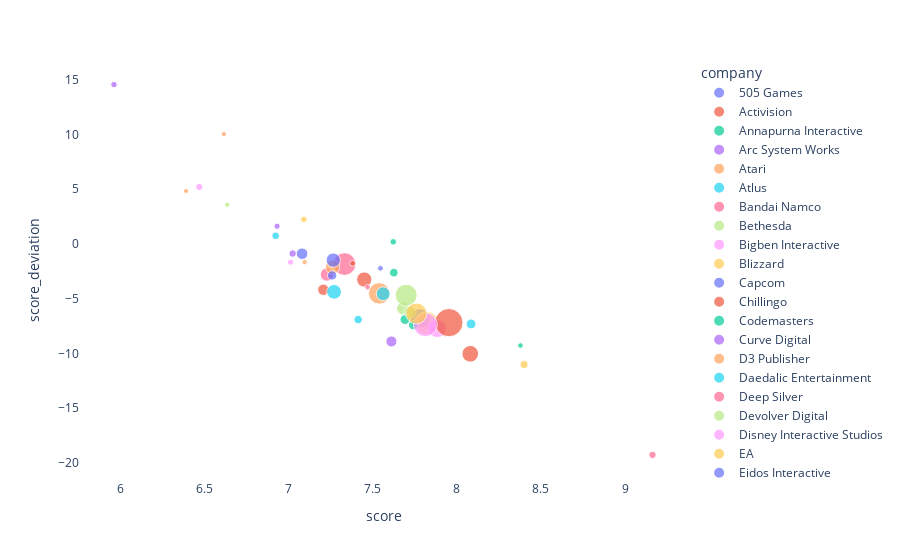

The cell this chart's notebook holds for it:
### Code cell
#size='petal_length', hover_data=['petal_width']
fig = px.scatter(companies_df, x="score", y="score_deviation", color="company", size='game')
fig.update_layout({'plot_bgcolor': 'rgba(0, 0, 0, 0)', 'paper_bgcolor': 'rgba(0, 0, 0, 0)'})
fig.show()

### Figure 1 — Plotly figure (JSON) as saved in the notebook; plotly's stock layout.template omitted (floating-point values rounded to 4 significant figures)
{"data": [{"hovertemplate": "company=505 Games<br>score=%{x}<br>score_deviation=%{y}<br>game=%{marker.size}<extra></extra>", "legendgroup": "505 Games", "marker": {"color": "#636efa", "size": [100], "sizemode": "area", "sizeref": 1.49, "symbol": "circle"}, "mode": "markers", "name": "505 Games", "orientation": "v", "showlegend": true, "type": "scatter", "x": [7.08], "xaxis": "x", "y": [-0.8968], "yaxis": "y"}, {"hovertemplate": "company=Activision<br>score=%{x}<br>score_deviation=%{y}<br>game=%{marker.size}<extra></extra>", "legendgroup": "Activision", "marker": {"color": "#EF553B", "size": [174], "sizemode": "area", "sizeref": 1.49, "symbol": "circle"}, "mode": "markers", "name": "Activision", "orientation": "v", "showlegend": true, "type": "scatter", "x": [7.449], "xaxis": "x", "y": [-3.252], "yaxis": "y"}, {"hovertemplate": "company=Annapurna Interactive<br>score=%{x}<br>score_deviation=%{y}<br>game=%{marker.size}<extra></extra>", "legendgroup": "Annapurna Interactive", "marker": {"color": "#00cc96", "size": [23], "sizemode": "area", "sizeref": 1.49, "symbol": "circle"}, "mode": "markers", "name": "Annapurna Interactive", "orientation": "v", "showlegend": true, "type": "scatter", "x": [8.378], "xaxis": "x", "y": [-9.281], "yaxis": "y"}, {"hovertemplate": "company=Arc System Works<br>score=%{x}<br>score_deviation=%{y}<br>game=%{marker.size}<extra></extra>", "legendgroup": "Arc System Works", "marker": {"color": "#ab63fa", "size": [29], "sizemode": "area", "sizeref": 1.49, "symbol": "circle"}, "mode": "markers", "name": "Arc System Works", "orientation": "v", "showlegend": true, "type": "scatter", "x": [7.828], "xaxis": "x", "y": [-7.403], "yaxis": "y"}, {"hovertemplate": "company=Atari<br>score=%{x}<br>score_deviation=%{y}<br>game=%{marker.size}<extra></extra>", "legendgroup": "Atari", "marker": {"color": "#FFA15A", "size": [20], "sizemode": "area", "sizeref": 1.49, "symbol": "circle"}, "mode": "markers", "name": "Atari", "orientation": "v", "showlegend": true, "type": "scatter", "x": [6.615], "xaxis": "x", "y": [10.03], "yaxis": "y"}, {"hovertemplate": "company=Atlus<br>score=%{x}<br>score_deviation=%{y}<br>game=%{marker.size}<extra></extra>", "legendgroup": "Atlus", "marker": {"color": "#19d3f3", "size": [72], "sizemode": "area", "sizeref": 1.49, "symbol": "circle"}, "mode": "markers", "name": "Atlus", "orientation": "v", "showlegend": true, "type": "scatter", "x": [8.085], "xaxis": "x", "y": [-7.307], "yaxis": "y"}, {"hovertemplate": "company=Bandai Namco<br>score=%{x}<br>score_deviation=%{y}<br>game=%{marker.size}<extra></extra>", "legendgroup": "Bandai Namco", "marker": {"color": "#FF6692", "size": [385], "sizemode": "area", "sizeref": 1.49, "symbol": "circle"}, "mode": "markers", "name": "Bandai Namco", "orientation": "v", "showlegend": true, "type": "scatter", "x": [7.332], "xaxis": "x", "y": [-1.841], "yaxis": "y"}, {"hovertemplate": "company=Bethesda<br>score=%{x}<br>score_deviation=%{y}<br>game=%{marker.size}<extra></extra>", "legendgroup": "Bethesda", "marker": {"color": "#B6E880", "size": [123], "sizemode": "area", "sizeref": 1.49, "symbol": "circle"}, "mode": "markers", "name": "Bethesda", "orientation": "v", "showlegend": true, "type": "scatter", "x": [7.68], "xaxis": "x", "y": [-5.896], "yaxis": "y"}, {"hovertemplate": "company=Bigben Interactive<br>score=%{x}<br>score_deviation=%{y}<br>game=%{marker.size}<extra></extra>", "legendgroup": "Bigben Interactive", "marker": {"color": "#FF97FF", "size": [38], "sizemode": "area", "sizeref": 1.49, "symbol": "circle"}, "mode": "markers", "name": "Bigben Interactive", "orientation": "v", "showlegend": true, "type": "scatter", "x": [6.468], "xaxis": "x", "y": [5.197], "yaxis": "y"}, {"hovertemplate": "company=Blizzard<br>score=%{x}<br>score_deviation=%{y}<br>game=%{marker.size}<extra></extra>", "legendgroup": "Blizzard", "marker": {"color": "#FECB52", "size": [48], "sizemode": "area", "sizeref": 1.49, "symbol": "circle"}, "mode": "markers", "name": "Blizzard", "orientation": "v", "showlegend": true, "type": "scatter", "x": [8.4], "xaxis": "x", "y": [-11.02], "yaxis": "y"}, {"hovertemplate": "company=Capcom<br>score=%{x}<br>score_deviation=%{y}<br>game=%{marker.size}<extra></extra>", "legendgroup": "Capcom", "marker": {"color": "#636efa", "size": [270], "sizemode": "area", "sizeref": 1.49, "symbol": "circle"}, "mode": "markers", "name": "Capcom", "orientation": "v", "showlegend": true, "type": "scatter", "x": [7.78], "xaxis": "x", "y": [-6.781], "yaxis": "y"}, {"hovertemplate": "company=Chillingo<br>score=%{x}<br>score_deviation=%{y}<br>game=%{marker.size}<extra></extra>", "legendgroup": "Chillingo", "marker": {"color": "#EF553B", "size": [26], "sizemode": "area", "sizeref": 1.49, "symbol": "circle"}, "mode": "markers", "name": "Chillingo", "orientation": "v", "showlegend": true, "type": "scatter", "x": [7.381], "xaxis": "x", "y": [-1.774], "yaxis": "y"}, {"hovertemplate": "company=Codemasters<br>score=%{x}<br>score_deviation=%{y}<br>game=%{marker.size}<extra></extra>", "legendgroup": "Codemasters", "marker": {"color": "#00cc96", "size": [74], "sizemode": "area", "sizeref": 1.49, "symbol": "circle"}, "mode": "markers", "name": "Codemasters", "orientation": "v", "showlegend": true, "type": "scatter", "x": [7.692], "xaxis": "x", "y": [-6.908], "yaxis": "y"}, {"hovertemplate": "company=Curve Digital<br>score=%{x}<br>score_deviation=%{y}<br>game=%{marker.size}<extra></extra>", "legendgroup": "Curve Digital", "marker": {"color": "#ab63fa", "size": [29], "sizemode": "area", "sizeref": 1.49, "symbol": "circle"}, "mode": "markers", "name": "Curve Digital", "orientation": "v", "showlegend": true, "type": "scatter", "x": [6.931], "xaxis": "x", "y": [1.617], "yaxis": "y"}, {"hovertemplate": "company=D3 Publisher<br>score=%{x}<br>score_deviation=%{y}<br>game=%{marker.size}<extra></extra>", "legendgroup": "D3 Publisher", "marker": {"color": "#FFA15A", "size": [20], "sizemode": "area", "sizeref": 1.49, "symbol": "circle"}, "mode": "markers", "name": "D3 Publisher", "orientation": "v", "showlegend": true, "type": "scatter", "x": [6.39], "xaxis": "x", "y": [4.834], "yaxis": "y"}, {"hovertemplate": "company=Daedalic Entertainment<br>score=%{x}<br>score_deviation=%{y}<br>game=%{marker.size}<extra></extra>", "legendgroup": "Daedalic Entertainment", "marker": {"color": "#19d3f3", "size": [53], "sizemode": "area", "sizeref": 1.49, "symbol": "circle"}, "mode": "markers", "name": "Daedalic Entertainment", "orientation": "v", "showlegend": true, "type": "scatter", "x": [7.413], "xaxis": "x", "y": [-6.911], "yaxis": "y"}, {"hovertemplate": "company=Deep Silver<br>score=%{x}<br>score_deviation=%{y}<br>game=%{marker.size}<extra></extra>", "legendgroup": "Deep Silver", "marker": {"color": "#FF6692", "size": [133], "sizemode": "area", "sizeref": 1.49, "symbol": "circle"}, "mode": "markers", "name": "Deep Silver", "orientation": "v", "showlegend": true, "type": "scatter", "x": [7.228], "xaxis": "x", "y": [-2.797], "yaxis": "y"}, {"hovertemplate": "company=Devolver Digital<br>score=%{x}<br>score_deviation=%{y}<br>game=%{marker.size}<extra></extra>", "legendgroup": "Devolver Digital", "marker": {"color": "#B6E880", "size": [110], "sizemode": "area", "sizeref": 1.49, "symbol": "circle"}, "mode": "markers", "name": "Devolver Digital", "orientation": "v", "showlegend": true, "type": "scatter", "x": [7.722], "xaxis": "x", "y": [-6.228], "yaxis": "y"}, {"hovertemplate": "company=Disney Interactive Studios<br>score=%{x}<br>score_deviation=%{y}<br>game=%{marker.size}<extra></extra>", "legendgroup": "Disney Interactive Studios", "marker": {"color": "#FF97FF", "size": [27], "sizemode": "area", "sizeref": 1.49, "symbol": "circle"}, "mode": "markers", "name": "Disney Interactive Studios", "orientation": "v", "showlegend": true, "type": "scatter", "x": [7.011], "xaxis": "x", "y": [-1.664], "yaxis": "y"}, {"hovertemplate": "company=EA<br>score=%{x}<br>score_deviation=%{y}<br>game=%{marker.size}<extra></extra>", "legendgroup": "EA", "marker": {"color": "#FECB52", "size": [405], "sizemode": "area", "sizeref": 1.49, "symbol": "circle"}, "mode": "markers", "name": "EA", "orientation": "v", "showlegend": true, "type": "scatter", "x": [7.822], "xaxis": "x", "y": [-7.237], "yaxis": "y"}, {"hovertemplate": "company=Eidos Interactive<br>score=%{x}<br>score_deviation=%{y}<br>game=%{marker.size}<extra></extra>", "legendgroup": "Eidos Interactive", "marker": {"color": "#636efa", "size": [24], "sizemode": "area", "sizeref": 1.49, "symbol": "circle"}, "mode": "markers", "name": "Eidos Interactive", "orientation": "v", "showlegend": true, "type": "scatter", "x": [7.546], "xaxis": "x", "y": [-2.227], "yaxis": "y"}, {"hovertemplate": "company=Focus Home Interactive<br>score=%{x}<br>score_deviation=%{y}<br>game=%{marker.size}<extra></extra>", "legendgroup": "Focus Home Interactive", "marker": {"color": "#EF553B", "size": [95], "sizemode": "area", "sizeref": 1.49, "symbol": "circle"}, "mode": "markers", "name": "Focus Home Interactive", "orientation": "v", "showlegend": true, "type": "scatter", "x": [7.206], "xaxis": "x", "y": [-4.186], "yaxis": "y"}, {"hovertemplate": "company=Gameloft<br>score=%{x}<br>score_deviation=%{y}<br>game=%{marker.size}<extra></extra>", "legendgroup": "Gameloft", "marker": {"color": "#00cc96", "size": [32], "sizemode": "area", "sizeref": 1.49, "symbol": "circle"}, "mode": "markers", "name": "Gameloft", "orientation": "v", "showlegend": true, "type": "scatter", "x": [7.622], "xaxis": "x", "y": [0.1886], "yaxis": "y"}, {"hovertemplate": "company=Kalypso Media<br>score=%{x}<br>score_deviation=%{y}<br>game=%{marker.size}<extra></extra>", "legendgroup": "Kalypso Media", "marker": {"color": "#ab63fa", "size": [42], "sizemode": "area", "sizeref": 1.49, "symbol": "circle"}, "mode": "markers", "name": "Kalypso Media", "orientation": "v", "showlegend": true, "type": "scatter", "x": [7.024], "xaxis": "x", "y": [-0.8821], "yaxis": "y"}, {"hovertemplate": "company=KoeTec<br>score=%{x}<br>score_deviation=%{y}<br>game=%{marker.size}<extra></extra>", "legendgroup": "KoeTec", "marker": {"color": "#FFA15A", "size": [152], "sizemode": "area", "sizeref": 1.49, "symbol": "circle"}, "mode": "markers", "name": "KoeTec", "orientation": "v", "showlegend": true, "type": "scatter", "x": [7.261], "xaxis": "x", "y": [-2.12], "yaxis": "y"}, {"hovertemplate": "company=Konami<br>score=%{x}<br>score_deviation=%{y}<br>game=%{marker.size}<extra></extra>", "legendgroup": "Konami", "marker": {"color": "#19d3f3", "size": [161], "sizemode": "area", "sizeref": 1.49, "symbol": "circle"}, "mode": "markers", "name": "Konami", "orientation": "v", "showlegend": true, "type": "scatter", "x": [7.27], "xaxis": "x", "y": [-4.378], "yaxis": "y"}, {"hovertemplate": "company=Level-5<br>score=%{x}<br>score_deviation=%{y}<br>game=%{marker.size}<extra></extra>", "legendgroup": "Level-5", "marker": {"color": "#FF6692", "size": [23], "sizemode": "area", "sizeref": 1.49, "symbol": "circle"}, "mode": "markers", "name": "Level-5", "orientation": "v", "showlegend": true, "type": "scatter", "x": [7.47], "xaxis": "x", "y": [-3.955], "yaxis": "y"}, {"hovertemplate": "company=Microids<br>score=%{x}<br>score_deviation=%{y}<br>game=%{marker.size}<extra></extra>", "legendgroup": "Microids", "marker": {"color": "#B6E880", "size": [20], "sizemode": "area", "sizeref": 1.49, "symbol": "circle"}, "mode": "markers", "name": "Microids", "orientation": "v", "showlegend": true, "type": "scatter", "x": [6.635], "xaxis": "x", "y": [3.583], "yaxis": "y"}, {"hovertemplate": "company=Microsoft<br>score=%{x}<br>score_deviation=%{y}<br>game=%{marker.size}<extra></extra>", "legendgroup": "Microsoft", "marker": {"color": "#FF97FF", "size": [244], "sizemode": "area", "sizeref": 1.49, "symbol": "circle"}, "mode": "markers", "name": "Microsoft", "orientation": "v", "showlegend": true, "type": "scatter", "x": [7.883], "xaxis": "x", "y": [-7.726], "yaxis": "y"}, {"hovertemplate": "company=Milestone<br>score=%{x}<br>score_deviation=%{y}<br>game=%{marker.size}<extra></extra>", "legendgroup": "Milestone", "marker": {"color": "#FECB52", "size": [32], "sizemode": "area", "sizeref": 1.49, "symbol": "circle"}, "mode": "markers", "name": "Milestone", "orientation": "v", "showlegend": true, "type": "scatter", "x": [7.091], "xaxis": "x", "y": [2.236], "yaxis": "y"}, {"hovertemplate": "company=NIS America<br>score=%{x}<br>score_deviation=%{y}<br>game=%{marker.size}<extra></extra>", "legendgroup": "NIS America", "marker": {"color": "#636efa", "size": [65], "sizemode": "area", "sizeref": 1.49, "symbol": "circle"}, "mode": "markers", "name": "NIS America", "orientation": "v", "showlegend": true, "type": "scatter", "x": [7.258], "xaxis": "x", "y": [-2.877], "yaxis": "y"}, {"hovertemplate": "company=Nintendo<br>score=%{x}<br>score_deviation=%{y}<br>game=%{marker.size}<extra></extra>", "legendgroup": "Nintendo", "marker": {"color": "#EF553B", "size": [596], "sizemode": "area", "sizeref": 1.49, "symbol": "circle"}, "mode": "markers", "name": "Nintendo", "orientation": "v", "showlegend": true, "type": "scatter", "x": [7.953], "xaxis": "x", "y": [-7.189], "yaxis": "y"}, {"hovertemplate": "company=Paradox Interactive<br>score=%{x}<br>score_deviation=%{y}<br>game=%{marker.size}<extra></extra>", "legendgroup": "Paradox Interactive", "marker": {"color": "#00cc96", "size": [67], "sizemode": "area", "sizeref": 1.49, "symbol": "circle"}, "mode": "markers", "name": "Paradox Interactive", "orientation": "v", "showlegend": true, "type": "scatter", "x": [7.74], "xaxis": "x", "y": [-7.405], "yaxis": "y"}, {"hovertemplate": "company=Ratalaika Games<br>score=%{x}<br>score_deviation=%{y}<br>game=%{marker.size}<extra></extra>", "legendgroup": "Ratalaika Games", "marker": {"color": "#ab63fa", "size": [31], "sizemode": "area", "sizeref": 1.49, "symbol": "circle"}, "mode": "markers", "name": "Ratalaika Games", "orientation": "v", "showlegend": true, "type": "scatter", "x": [5.961], "xaxis": "x", "y": [14.55], "yaxis": "y"}, {"hovertemplate": "company=Rebellion<br>score=%{x}<br>score_deviation=%{y}<br>game=%{marker.size}<extra></extra>", "legendgroup": "Rebellion", "marker": {"color": "#FFA15A", "size": [20], "sizemode": "area", "sizeref": 1.49, "symbol": "circle"}, "mode": "markers", "name": "Rebellion", "orientation": "v", "showlegend": true, "type": "scatter", "x": [7.095], "xaxis": "x", "y": [-1.664], "yaxis": "y"}, {"hovertemplate": "company=Rising Star Games<br>score=%{x}<br>score_deviation=%{y}<br>game=%{marker.size}<extra></extra>", "legendgroup": "Rising Star Games", "marker": {"color": "#19d3f3", "size": [44], "sizemode": "area", "sizeref": 1.49, "symbol": "circle"}, "mode": "markers", "name": "Rising Star Games", "orientation": "v", "showlegend": true, "type": "scatter", "x": [6.923], "xaxis": "x", "y": [0.7427], "yaxis": "y"}, {"hovertemplate": "company=Rockstar<br>score=%{x}<br>score_deviation=%{y}<br>game=%{marker.size}<extra></extra>", "legendgroup": "Rockstar", "marker": {"color": "#FF6692", "size": [41], "sizemode": "area", "sizeref": 1.49, "symbol": "circle"}, "mode": "markers", "name": "Rockstar", "orientation": "v", "showlegend": true, "type": "scatter", "x": [9.163], "xaxis": "x", "y": [-19.26], "yaxis": "y"}, {"hovertemplate": "company=SEGA<br>score=%{x}<br>score_deviation=%{y}<br>game=%{marker.size}<extra></extra>", "legendgroup": "SEGA", "marker": {"color": "#B6E880", "size": [358], "sizemode": "area", "sizeref": 1.49, "symbol": "circle"}, "mode": "markers", "name": "SEGA", "orientation": "v", "showlegend": true, "type": "scatter", "x": [7.699], "xaxis": "x", "y": [-4.678], "yaxis": "y"}, {"hovertemplate": "company=Sony<br>score=%{x}<br>score_deviation=%{y}<br>game=%{marker.size}<extra></extra>", "legendgroup": "Sony", "marker": {"color": "#FF97FF", "size": [425], "sizemode": "area", "sizeref": 1.49, "symbol": "circle"}, "mode": "markers", "name": "Sony", "orientation": "v", "showlegend": true, "type": "scatter", "x": [7.813], "xaxis": "x", "y": [-7.377], "yaxis": "y"}, {"hovertemplate": "company=Square Enix<br>score=%{x}<br>score_deviation=%{y}<br>game=%{marker.size}<extra></extra>", "legendgroup": "Square Enix", "marker": {"color": "#FECB52", "size": [331], "sizemode": "area", "sizeref": 1.49, "symbol": "circle"}, "mode": "markers", "name": "Square Enix", "orientation": "v", "showlegend": true, "type": "scatter", "x": [7.76], "xaxis": "x", "y": [-6.354], "yaxis": "y"}, {"hovertemplate": "company=THQ<br>score=%{x}<br>score_deviation=%{y}<br>game=%{marker.size}<extra></extra>", "legendgroup": "THQ", "marker": {"color": "#636efa", "size": [153], "sizemode": "area", "sizeref": 1.49, "symbol": "circle"}, "mode": "markers", "name": "THQ", "orientation": "v", "showlegend": true, "type": "scatter", "x": [7.265], "xaxis": "x", "y": [-1.479], "yaxis": "y"}, {"hovertemplate": "company=Take-Two Interactive<br>score=%{x}<br>score_deviation=%{y}<br>game=%{marker.size}<extra></extra>", "legendgroup": "Take-Two Interactive", "marker": {"color": "#EF553B", "size": [207], "sizemode": "area", "sizeref": 1.49, "symbol": "circle"}, "mode": "markers", "name": "Take-Two Interactive", "orientation": "v", "showlegend": true, "type": "scatter", "x": [8.08], "xaxis": "x", "y": [-10.04], "yaxis": "y"}, {"hovertemplate": "company=Team17<br>score=%{x}<br>score_deviation=%{y}<br>game=%{marker.size}<extra></extra>", "legendgroup": "Team17", "marker": {"color": "#00cc96", "size": [55], "sizemode": "area", "sizeref": 1.49, "symbol": "circle"}, "mode": "markers", "name": "Team17", "orientation": "v", "showlegend": true, "type": "scatter", "x": [7.625], "xaxis": "x", "y": [-2.622], "yaxis": "y"}, {"hovertemplate": "company=Telltale Games<br>score=%{x}<br>score_deviation=%{y}<br>game=%{marker.size}<extra></extra>", "legendgroup": "Telltale Games", "marker": {"color": "#ab63fa", "size": [91], "sizemode": "area", "sizeref": 1.49, "symbol": "circle"}, "mode": "markers", "name": "Telltale Games", "orientation": "v", "showlegend": true, "type": "scatter", "x": [7.611], "xaxis": "x", "y": [-8.908], "yaxis": "y"}, {"hovertemplate": "company=Ubisoft<br>score=%{x}<br>score_deviation=%{y}<br>game=%{marker.size}<extra></extra>", "legendgroup": "Ubisoft", "marker": {"color": "#FFA15A", "size": [344], "sizemode": "area", "sizeref": 1.49, "symbol": "circle"}, "mode": "markers", "name": "Ubisoft", "orientation": "v", "showlegend": true, "type": "scatter", "x": [7.538], "xaxis": "x", "y": [-4.517], "yaxis": "y"}, {"hovertemplate": "company=Warner Bros.<br>score=%{x}<br>score_deviation=%{y}<br>game=%{marker.size}<extra></extra>", "legendgroup": "Warner Bros.", "marker": {"color": "#19d3f3", "size": [143], "sizemode": "area", "sizeref": 1.49, "symbol": "circle"}, "mode": "markers", "name": "Warner Bros.", "orientation": "v", "showlegend": true, "type": "scatter", "x": [7.562], "xaxis": "x", "y": [-4.554], "yaxis": "y"}], "layout": {"autosize": true, "legend": {"itemsizing": "constant", "title": {"text": "company"}, "tracegroupgap": 0}, "margin": {"t": 60}, "paper_bgcolor": "rgba(0, 0, 0, 0)", "plot_bgcolor": "rgba(0, 0, 0, 0)", "xaxis": {"anchor": "y", "autorange": true, "domain": [0, 1], "range": [5.773, 9.353], "title": {"text": "score"}, "type": "linear"}, "yaxis": {"anchor": "x", "autorange": true, "domain": [0, 1], "range": [-21.71, 16.93], "title": {"text": "score_deviation"}, "type": "linear"}}}
